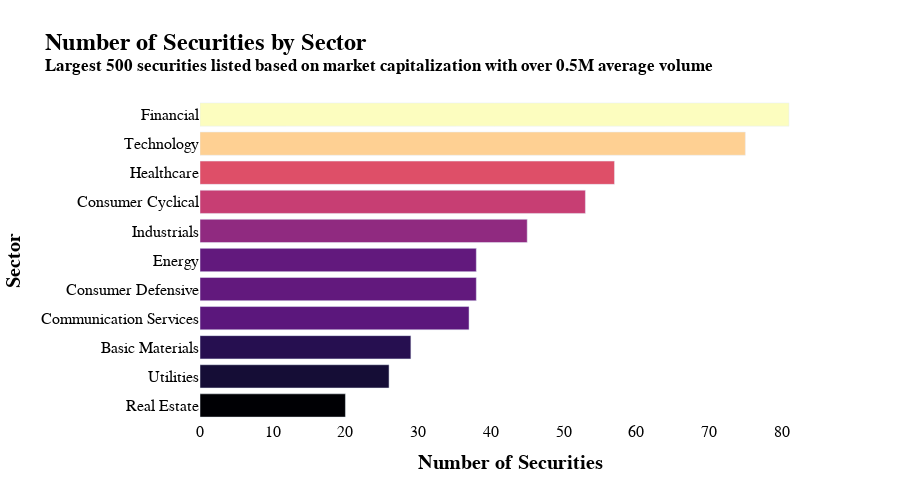

Write notebook code for a chart like this one.
### Code cell
# create the bar trace
bar_trace = go.Bar(
    x=sectoOv['securities'],
    y=sectoOv['Sector'],
    orientation='h',
    marker={'color': sectoOv['securities'], 'colorscale': 'Magma'},
    hovertemplate=[f'Sector: {sect}<br>Securities: {sec}<br>Market Cap: {mc}<br>Volume: {v} units' for sect, sec, mc, v in zip(sectoOv['Sector'], sectoOv['securities'], sectoOv['marketCap_formatted'], sectoOv['volume_formatted'])],
    name=''
)

# create the layout
layout = go.Layout(
    title={
    'text':'<b>Number of Securities by Sector<b><br><sup>Largest 500 securities listed based on market capitalization with over 0.5M average volume</sup>',
    'font':{'size':24,'family':'Goldman Sans','color':'black'}
    },
    xaxis={
    'title':{
    'text':'<b>Number of Securities<b>',    
    'font':{'size':20,'family':'Goldman Sans','color':'black'}
    },
    'tickfont':{'size':16,'family':'Goldman Sans','color':'black'} 
    },
    yaxis={
    'title':{
    'text':'<b>Sector<b>',    
    'font':{'size':20,'family':'Goldman Sans','color':'black'}
    },
    'tickfont':{'size':16,'family':'Goldman Sans','color':'black'}
    },
    hoverlabel={
    'font':{'size':15, 'family':'Goldman Sans'}
    },
    plot_bgcolor='white',
    autosize=True,
    height=500
)

# create the figure
fig = go.Figure(data=[bar_trace], layout=layout)

# show the plot
fig.show()

### Figure 1 — Plotly figure (JSON) as saved in the notebook; plotly's stock layout.template omitted (floating-point values rounded to 4 significant figures)
{"data": [{"hovertemplate": ["Sector: Real Estate<br>Securities: 20<br>Market Cap: $36.39B<br>Volume: 2.68M units", "Sector: Utilities<br>Securities: 26<br>Market Cap: $35.21B<br>Volume: 3.93M units", "Sector: Basic Materials<br>Securities: 29<br>Market Cap: $48.94B<br>Volume: 4.38M units", "Sector: Communication Services<br>Securities: 37<br>Market Cap: $123.11B<br>Volume: 9.28M units", "Sector: Consumer Defensive<br>Securities: 38<br>Market Cap: $80.28B<br>Volume: 4.74M units", "Sector: Energy<br>Securities: 38<br>Market Cap: $75.07B<br>Volume: 5.70M units", "Sector: Industrials<br>Securities: 45<br>Market Cap: $60.71B<br>Volume: 3.02M units", "Sector: Consumer Cyclical<br>Securities: 53<br>Market Cap: $78.80B<br>Volume: 11.88M units", "Sector: Healthcare<br>Securities: 57<br>Market Cap: $97.34B<br>Volume: 3.15M units", "Sector: Technology<br>Securities: 75<br>Market Cap: $127.96B<br>Volume: 8.83M units", "Sector: Financial<br>Securities: 81<br>Market Cap: $75.88B<br>Volume: 5.39M units"], "marker": {"color": [20, 26, 29, 37, 38, 38, 45, 53, 57, 75, 81], "colorscale": [[0, "#000004"], [0.1111, "#180f3d"], [0.2222, "#440f76"], [0.3333, "#721f81"], [0.4444, "#9e2f7f"], [0.5556, "#cd4071"], [0.6667, "#f1605d"], [0.7778, "#fd9668"], [0.8889, "#feca8d"], [1, "#fcfdbf"]]}, "name": "", "orientation": "h", "type": "bar", "x": [20, 26, 29, 37, 38, 38, 45, 53, 57, 75, 81], "y": ["Real Estate", "Utilities", "Basic Materials", "Communication Services", "Consumer Defensive", "Energy", "Industrials", "Consumer Cyclical", "Healthcare", "Technology", "Financial"]}], "layout": {"autosize": true, "height": 500, "hoverlabel": {"font": {"family": "Goldman Sans", "size": 15}}, "plot_bgcolor": "white", "title": {"font": {"color": "black", "family": "Goldman Sans", "size": 24}, "text": "<b>Number of Securities by Sector<b><br><sup>Largest 500 securities listed based on market capitalization with over 0.5M average volume</sup>"}, "xaxis": {"tickfont": {"color": "black", "family": "Goldman Sans", "size": 16}, "title": {"font": {"color": "black", "family": "Goldman Sans", "size": 20}, "text": "<b>Number of Securities<b>"}}, "yaxis": {"tickfont": {"color": "black", "family": "Goldman Sans", "size": 16}, "title": {"font": {"color": "black", "family": "Goldman Sans", "size": 20}, "text": "<b>Sector<b>"}}}}
